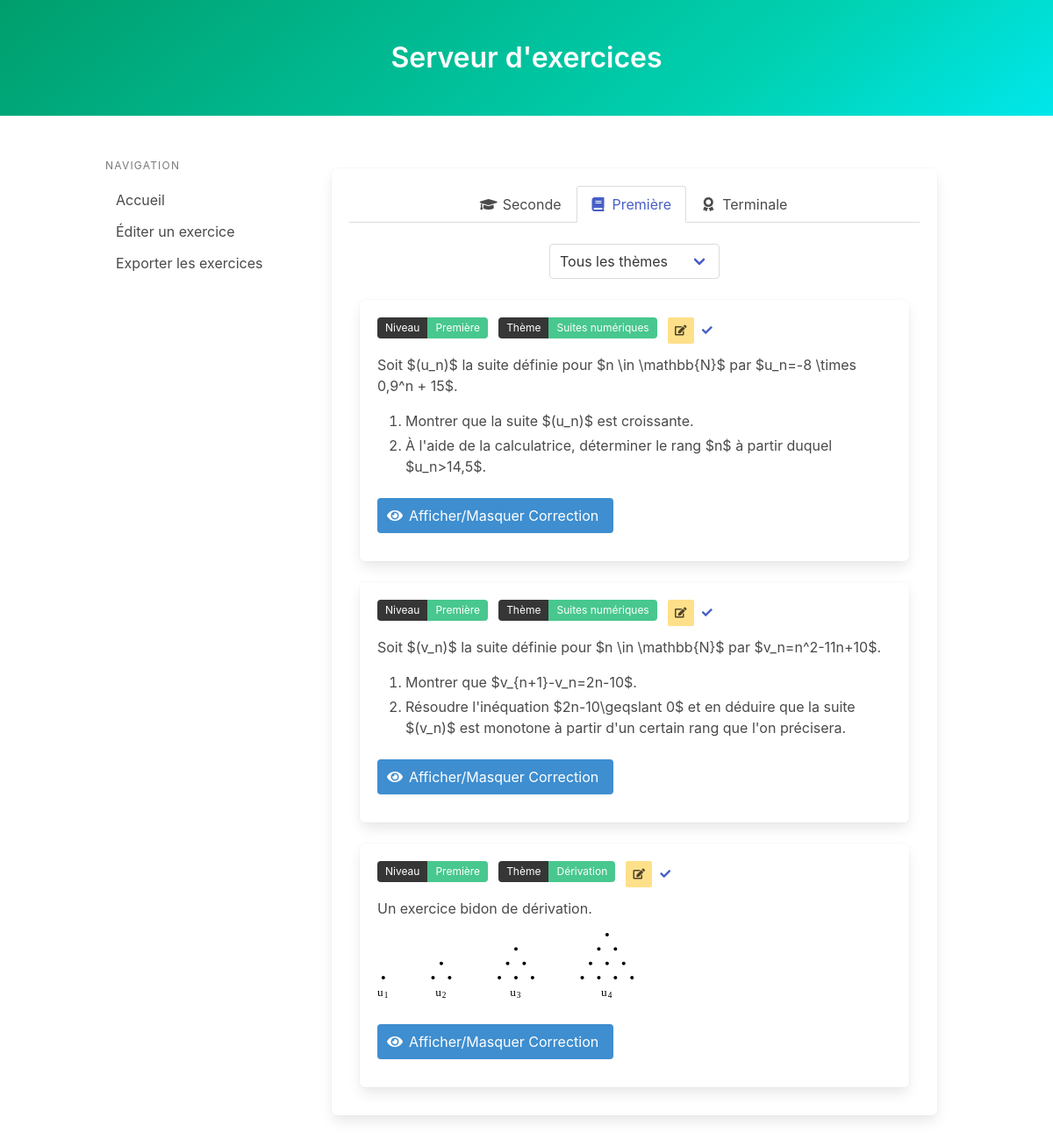
Before: /?level=Première with the older database file.
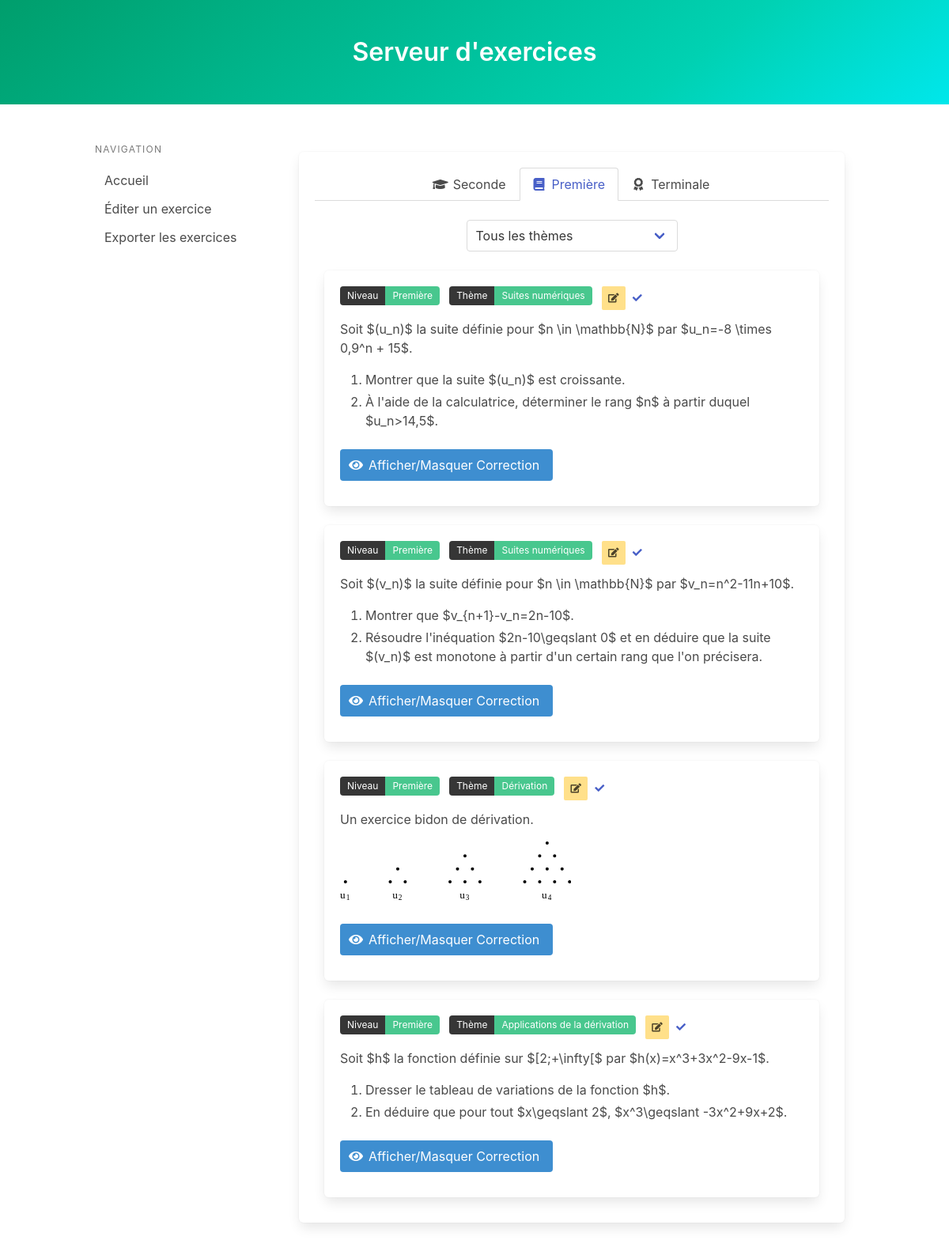
After: the same page with the newer database file.
### models.py (models this page shows, shortened)
class Exercice(db.Model):
    __tablename__ = 'exercices'
    id = db.Column(db.String, primary_key=True)
    level = db.Column(db.String, nullable=False)
    theme = db.Column(db.String, nullable=False)
    selected = db.Column(db.Boolean, default=False)
    content = db.Column(db.Text, nullable=False)
    latex_code = db.Column(db.Text, nullable=False)
    correction = db.Column(db.Text, nullable=False)
    latex_correction = db.Column(db.Text, nullable=False)

### app.py (the view)
@app.route('/')
def home():
    exercices = Exercice.query.all()
    selected_exercises = session.get('selected_exercises', [])
    return render_template('index.html', exercices=exercices, selected_exercises=selected_exercises)

### templates/index.html (shortened to what this page needs)
{% extends "base.html" %}
{% set dev_mode = true %}
{% block head %}
    <link rel="stylesheet" href="https://cdnjs.cloudflare.com/ajax/libs/bulma/0.9.3/css/bulma.min.css">
    <link rel="stylesheet" href="https://cdnjs.cloudflare.com/ajax/libs/font-awesome/5.15.4/css/all.min.css">
{% endblock %}
{% block content %}
    <div class="column">
        <div class="box">
            <div class="tabs is-centered is-boxed">
                <ul>
                    <li class="{{ 'is-active' if request.args.get('level') == 'Seconde' or not request.args.get('level') }}">
                        <a href="?level=Seconde">
                            <span class="icon is-small"><i class="fas fa-graduation-cap"></i></span>
                            <span>Seconde</span>
                        </a>
                    </li>
                    <li class="{{ 'is-active' if request.args.get('level') == 'Première' }}">
                        <a href="?level=Première">
                            <span class="icon is-small"><i class="fas fa-book"></i></span>
                            <span>Première</span>
                        </a>
                    </li>
                    <li class="{{ 'is-active' if request.args.get('level') == 'Terminale' }}">
                        <a href="?level=Terminale">
                            <span class="icon is-small"><i class="fas fa-award"></i></span>
                            <span>Terminale</span>
                        </a>
                    </li>
                </ul>
            </div>
            <div class="field">
                <div class="control has-text-centered">
                    <div class="select">
                        <select id="themeFilter" onchange="window.location.href='?level={{ request.args.get('level') }}&theme='+this.value">
                            <option value="all" {{ 'selected' if not request.args.get('theme') or request.args.get('theme') == 'all' }}>Tous les thèmes</option>
                            {% set unique_themes = [] %}
                            {% for exercise in exercices %}
                                {% if exercise.theme not in unique_themes %}
                                    {% set _ = unique_themes.append(exercise.theme) %}
                                {% endif %}
                            {% endfor %}
                        </select>
                    </div>
                </div>
            </div>
                {% for exercice in exercices if exercice.level == request.args.get('level', 'Seconde') and (not request.args.get('theme') or request.args.get('theme') == 'all' or exercice.theme == request.args.get('theme')) %}
                    <div class="column is-full">
                        <div class="box {% if exercice.id in selected_exercises %}has-background-primary{% endif %}">
                            <div class="field is-grouped is-grouped-multiline">
                                <div class="control">
                                    <div class="tags has-addons">
                                        <span class="tag is-dark">Niveau</span>
                                        <span class="tag is-success">{{ exercice.level }}</span>
                                    </div>
                                </div>
                                <div class="control">
                                    <div class="tags has-addons">
                                        <span class="tag is-dark">Thème</span>
                                        <span class="tag is-success">{{ exercice.theme }}</span>
                                    </div>
                                </div>
                                {% if dev_mode %}
                                <div class="field is-pulled-right">
                                    <a class="button is-small is-warning" href="/edit_exercise?id={{ exercice.id }}">
                                        <span class="icon is-small">
                                            <i class="fas fa-edit"></i>
                                        </span>
                                    </a>
                                </div>
                                {% endif %}
                                <div class="field is-pulled-right">
                                    <form id="selectExerciseForm-{{ exercice.id }}" action="/select_exercise" method="post" style="display:inline;">
                                        <div class="tags has-addons">
                                            <button class="button is-small is-link is-inverted" type="submit">
                                                <span class="icon is-small">
                                                    <i class="fas {{ 'fa-times' if exercice.id in selected_exercises else 'fa-check' }}"></i>
                                                </span>
                                            </button>
                                        </div>
                                    </form>
                                </div>
                            </div>
                            <div class="content">{{ exercice.content | safe }}</div>
                            <div class="field">
                                <button class="button is-info" onclick="document.getElementById('correction-{{ loop.index }}').classList.toggle('is-hidden')">
                                    <span class="icon is-small">
                                        <i class="fas fa-eye"></i>
                                    </span>
                                    <span>Afficher/Masquer Correction</span>
                                </button>
                            </div>
                        </div>
                    </div>
                {% endfor %}
            </div>
        </div>
    </div>
{% endblock %}

### templates/base.html (shortened to what this page needs)
<!DOCTYPE html>
<html lang="en">
<head>
    <link rel="stylesheet" href="https://cdnjs.cloudflare.com/ajax/libs/bulma/0.9.3/css/bulma.min.css">
    <link rel="stylesheet" href="https://cdnjs.cloudflare.com/ajax/libs/font-awesome/5.15.4/css/all.min.css">
    {% block head %}{% endblock %}
</head>
<body>
    <section class="hero is-primary is-bold">
        <div class="hero-body">
            <div class="container">
                <h1 class="title has-text-centered">Serveur d'exercices</h1>
            </div>
        </div>
    </section>
    <section class="section">
        <div class="container">
            <div class="columns">
                <div class="column is-one-quarter">
                    <aside class="menu">
                        <p class="menu-label">
                            Navigation
                        </p>
                        <ul class="menu-list">
                            <li><a href="/">Accueil</a></li>
                            <li><a href="/edit_exercise">Éditer un exercice</a></li>
                            <li><a href="/export_menu">Exporter les exercices</a></li>
                        </ul>
                    </aside>
                </div>
                <div class="column">
                    {% block content %}{% endblock %}
                </div>
            </div>
    </section>
</body>
</html>

Changed rows visible on the page:
added Exercice: level "Première", theme "Applications de la dérivation", content "Soit $h$ la fonction définie sur $[2;+\\infty[$ par $h(x)=x^3+3x^2-9x-1$. Dresser le tableau de variations de la fonction $h$. En déduire que pour tout $x\\geqslant 2$, $x^3\\geqslant -3x^2+9x+2$."
